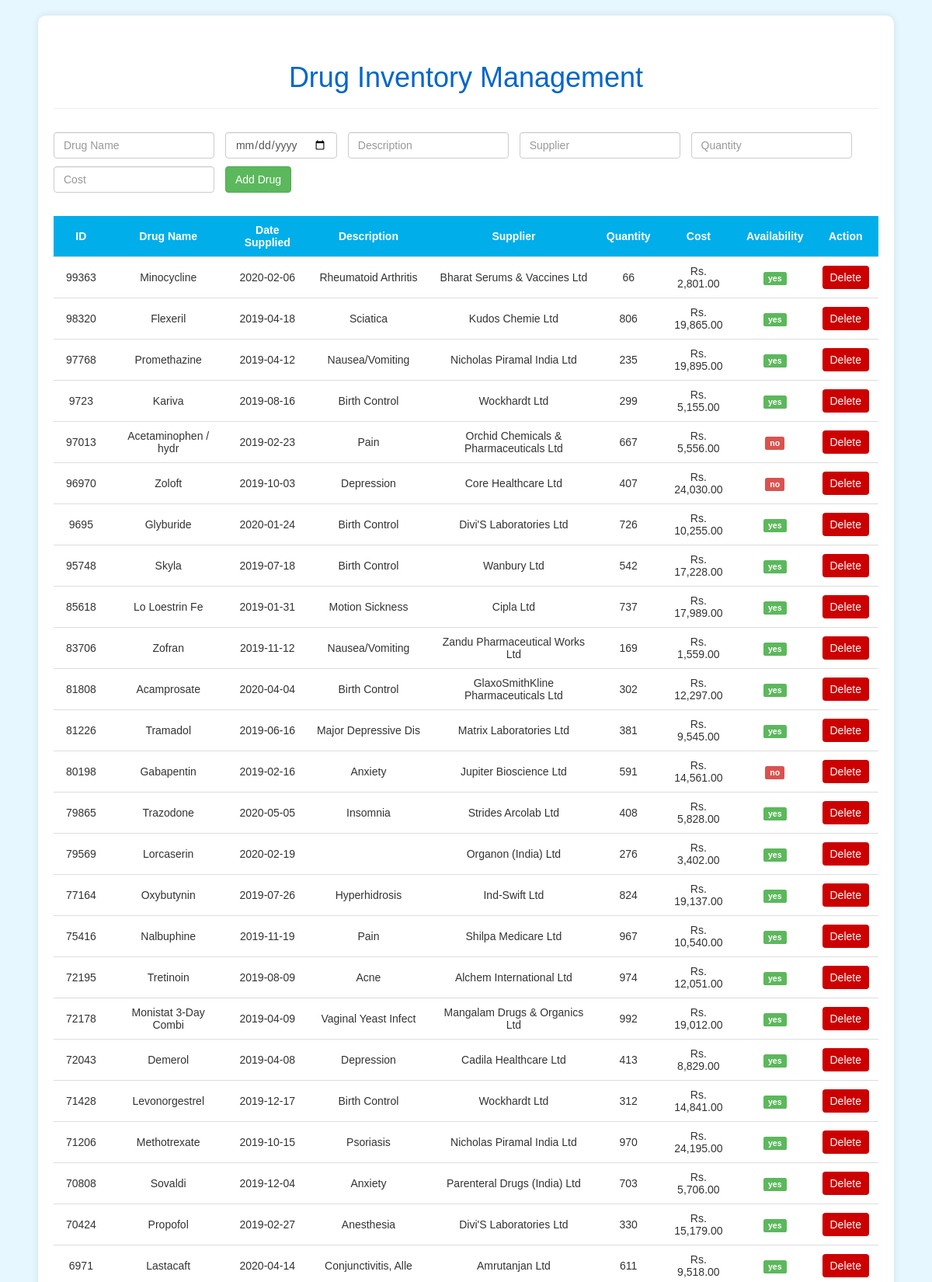
Screenshot of /drugs.php (signed in, upper part) with the database file from the repository.
### tables this page shows
CREATE TABLE `stock` (
  `stock_id` varchar(10) NOT NULL,
  `drug_name` varchar(20) DEFAULT NULL,
  `date_supplied` date DEFAULT NULL,
  `description` varchar(20) DEFAULT NULL,
  `supplier` varchar(40) NOT NULL,
  `quantity` int(11) DEFAULT NULL,
  `cost` float DEFAULT NULL,
  `availability` varchar(10) DEFAULT NULL
);

### drugs.php (the view, shortened to what this page needs)
<?php
require_once "config.php";
?>
<!DOCTYPE html>
<html lang="en">
<head>
    <link rel="stylesheet" href="https://maxcdn.bootstrapcdn.com/bootstrap/3.3.7/css/bootstrap.css">
</head>
<body>
    <div class="wrapper">
        <div class="page-header">
            <h1>Drug Inventory Management</h1>
        </div>
        <form method="post" class="form-inline">
            <input type="text" name="drug_name" placeholder="Drug Name" required class="form-control">
            <input type="date" name="date_supplied" required class="form-control">
            <input type="text" name="description" placeholder="Description" required class="form-control">
            <input type="text" name="supplier" placeholder="Supplier" required class="form-control">
            <input type="number" name="quantity" placeholder="Quantity" min="0" required class="form-control">
            <input type="number" step="0.01" name="cost" placeholder="Cost" required class="form-control">
            <input type="submit" name="add_drug" value="Add Drug" class="btn btn-success">
        </form>
        <div class="table-container">
            <?php
            $sql = "SELECT * FROM stock ORDER BY stock_id DESC";
            if ($res = mysqli_query($link, $sql)) {
                if (mysqli_num_rows($res) > 0) {
                    echo "<table>";
                    echo "<thead><tr>
                            <th>ID</th>
                            <th>Drug Name</th>
                            <th>Date Supplied</th>
                            <th>Description</th>
                            <th>Supplier</th>
                            <th>Quantity</th>
                            <th>Cost</th>
                            <th>Availability</th>
                            <th>Action</th>
                          </tr></thead><tbody>";
                    while ($row = mysqli_fetch_array($res)) {
                        echo "<tr>";
                        echo "<td>" . $row['stock_id'] . "</td>";
                        echo "<td>" . htmlspecialchars($row['drug_name']) . "</td>";
                        echo "<td>" . htmlspecialchars($row['date_supplied']) . "</td>";
                        echo "<td>" . htmlspecialchars($row['description']) . "</td>";
                        echo "<td>" . htmlspecialchars($row['supplier']) . "</td>";
                        echo "<td>" . htmlspecialchars($row['quantity']) . "</td>";
                        echo "<td>Rs. " . number_format($row['cost'], 2) . "</td>";
                        echo "<td><span class='label " . ($row['availability'] == 'yes' ? 'label-success' : 'label-danger') . "'>" . htmlspecialchars($row['availability']) . "</span></td>";
                        echo "<td><a href='drugs.php?delete=" . $row['stock_id'] . "' class='btn btn-delete' onclick='return confirm(\"Are you sure you want to delete this drug?\")'>Delete</a></td>";
                        echo "</tr>";
                    }
                    echo "</tbody></table>";
                } else {
                    echo "<div class='alert alert-info text-center'>No drugs in inventory.</div>";
                }
            } else {
                echo "<div class='alert alert-danger'>ERROR: Could not fetch data. " . htmlspecialchars(mysqli_error($link)) . "</div>";
            }
            ?>
        </div>
    </div>
</body>
</html>

### drugs.php (style rules this page uses)
body { font: 14px sans-serif; background-color: #e6f7ff; padding: 20px; }
.wrapper { width: 95%; max-width: 1300px; margin: auto; padding: 20px; background-color: white; border-radius: 10px; box-shadow: 0 0 10px rgba(0,0,0,0.1); }
.page-header { text-align: center; color: #0066cc; margin-bottom: 30px; }
.form-inline input, .form-inline select { margin-right: 10px; margin-bottom: 10px; }
.btn-delete { background-color: #cc0000; color: white; padding: 5px 10px; border: none; }
.table-container { overflow-x: auto; margin-top: 20px; }
table { width: 100%; border-collapse: collapse; font-size: 14px; }
th, td { padding: 10px 12px; border-bottom: 1px solid #ddd; }
th { background-color: #00AEEA; color: white; text-align: center; }
td { text-align: center; }

### rows the page displays
stock: stock_id "99363", drug_name "Minocycline", date_supplied "2020-02-06", description "Rheumatoid Arthritis", supplier "Bharat Serums & Vaccines Ltd", quantity "66", cost "2,801.00", availability "yes"
stock: stock_id "98320", drug_name "Flexeril", date_supplied "2019-04-18", description "Sciatica", supplier "Kudos Chemie Ltd", quantity "806", cost "19,865.00", availability "yes"
stock: stock_id "97768", drug_name "Promethazine", date_supplied "2019-04-12", description "Nausea/Vomiting", supplier "Nicholas Piramal India Ltd", quantity "235", cost "19,895.00", availability "yes"
stock: stock_id "9723", drug_name "Kariva", date_supplied "2019-08-16", description "Birth Control", supplier "Wockhardt Ltd", quantity "299", cost "5,155.00", availability "yes"
stock: stock_id "97013", drug_name "Acetaminophen / hydr", date_supplied "2019-02-23", description "Pain", supplier "Orchid Chemicals & Pharmaceuticals Ltd", quantity "667", cost "5,556.00", availability "no"
stock: stock_id "96970", drug_name "Zoloft", date_supplied "2019-10-03", description "Depression", supplier "Core Healthcare Ltd", quantity "407", cost "24,030.00", availability "no"
stock: stock_id "9695", drug_name "Glyburide", date_supplied "2020-01-24", description "Birth Control", supplier "Divi'S Laboratories Ltd", quantity "726", cost "10,255.00", availability "yes"
stock: stock_id "95748", drug_name "Skyla", date_supplied "2019-07-18", description "Birth Control", supplier "Wanbury Ltd", quantity "542", cost "17,228.00", availability "yes"
stock: stock_id "85618", drug_name "Lo Loestrin Fe", date_supplied "2019-01-31", description "Motion Sickness", supplier "Cipla Ltd", quantity "737", cost "17,989.00", availability "yes"
stock: stock_id "83706", drug_name "Zofran", date_supplied "2019-11-12", description "Nausea/Vomiting", supplier "Zandu Pharmaceutical Works Ltd", quantity "169", cost "1,559.00", availability "yes"
stock: stock_id "81808", drug_name "Acamprosate", date_supplied "2020-04-04", description "Birth Control", supplier "GlaxoSmithKline Pharmaceuticals Ltd", quantity "302", cost "12,297.00", availability "yes"
stock: stock_id "81226", drug_name "Tramadol", date_supplied "2019-06-16", description "Major Depressive Dis", supplier "Matrix Laboratories Ltd", quantity "381", cost "9,545.00", availability "yes"
stock: stock_id "80198", drug_name "Gabapentin", date_supplied "2019-02-16", description "Anxiety", supplier "Jupiter Bioscience Ltd", quantity "591", cost "14,561.00", availability "no"
stock: stock_id "79865", drug_name "Trazodone", date_supplied "2020-05-05", description "Insomnia", supplier "Strides Arcolab Ltd", quantity "408", cost "5,828.00", availability "yes"
stock: stock_id "79569", drug_name "Lorcaserin", date_supplied "2020-02-19", supplier "Organon (India) Ltd", quantity "276", cost "3,402.00", availability "yes"
stock: stock_id "77164", drug_name "Oxybutynin", date_supplied "2019-07-26", description "Hyperhidrosis", supplier "Ind-Swift Ltd", quantity "824", cost "19,137.00", availability "yes"
stock: stock_id "75416", drug_name "Nalbuphine", date_supplied "2019-11-19", description "Pain", supplier "Shilpa Medicare Ltd", quantity "967", cost "10,540.00", availability "yes"
stock: stock_id "72195", drug_name "Tretinoin", date_supplied "2019-08-09", description "Acne", supplier "Alchem International Ltd", quantity "974", cost "12,051.00", availability "yes"
stock: stock_id "72178", drug_name "Monistat 3-Day Combi", date_supplied "2019-04-09", description "Vaginal Yeast Infect", supplier "Mangalam Drugs & Organics Ltd", quantity "992", cost "19,012.00", availability "yes"
stock: stock_id "72043", drug_name "Demerol", date_supplied "2019-04-08", description "Depression", supplier "Cadila Healthcare Ltd", quantity "413", cost "8,829.00", availability "yes"
stock: stock_id "71428", drug_name "Levonorgestrel", date_supplied "2019-12-17", description "Birth Control", supplier "Wockhardt Ltd", quantity "312", cost "14,841.00", availability "yes"
stock: stock_id "71206", drug_name "Methotrexate", date_supplied "2019-10-15", description "Psoriasis", supplier "Nicholas Piramal India Ltd", quantity "970", cost "24,195.00", availability "yes"
stock: stock_id "70808", drug_name "Sovaldi", date_supplied "2019-12-04", description "Anxiety", supplier "Parenteral Drugs (India) Ltd", quantity "703", cost "5,706.00", availability "yes"
stock: stock_id "70424", drug_name "Propofol", date_supplied "2019-02-27", description "Anesthesia", supplier "Divi'S Laboratories Ltd", quantity "330", cost "15,179.00", availability "yes"
stock: stock_id "6971", drug_name "Lastacaft", date_supplied "2020-04-14", description "Conjunctivitis, Alle", supplier "Amrutanjan Ltd", quantity "611", cost "9,518.00", availability "yes"
